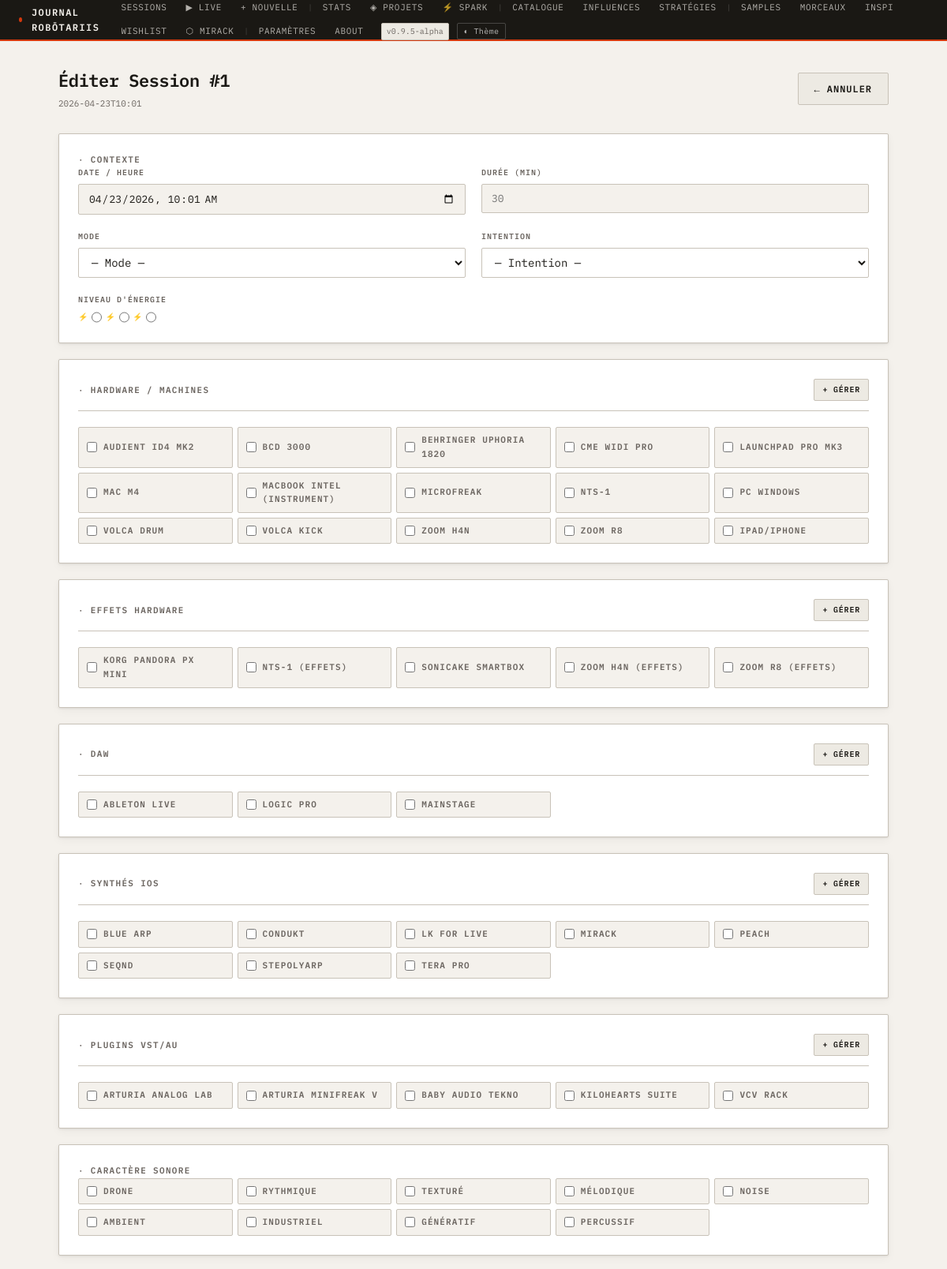
The page /session/1/edit (upper part) on the database its author committed.
### tables this page shows
CREATE TABLE catalogue (
            id INTEGER PRIMARY KEY AUTOINCREMENT,
            type TEXT NOT NULL,
            name TEXT NOT NULL,
            active INTEGER DEFAULT 1,
            notes TEXT,
            created_at TEXT DEFAULT CURRENT_TIMESTAMP
        );

### app.py (the view, shortened to what this page needs)
@app.route("/session/<int:sid>/edit", methods=["GET", "POST"])
def edit_session(sid):
    conn = get_db()
    session = conn.execute(
        "SELECT * FROM sessions WHERE id = ?", (sid,)
    ).fetchone()
    conn.close()
    if not session:
        return redirect(url_for("index"))
    cat = get_catalogue()
    conn2 = get_db()
    all_sessions = conn2.execute(
        "SELECT id, date, machines FROM sessions WHERE id != ? ORDER BY date DESC", (sid,)
    ).fetchall()
    projects = conn2.execute("SELECT * FROM projects ORDER BY title").fetchall()
    conn2.close()
    return render_template("edit.html",
                           session=session,
                           catalogue=cat,
                           item_types=ITEM_TYPES,
                           characters=CHARACTERS,
                           modes=MODES,
                           intentions=INTENTIONS,
                           influences=get_influences_active(),
                           all_sessions=all_sessions,
                           projects=projects,
                           version=VERSION)

### app.py (called while the page is built)
def get_config():
    if os.path.exists(CONFIG_PATH):
        try:
            with open(CONFIG_PATH, encoding="utf-8") as f:
                return json.load(f)
        except Exception:
            pass
    return {}

def get_db():
    conn = sqlite3.connect(DB_PATH)
    conn.row_factory = sqlite3.Row
    return conn

def get_catalogue():
    conn = get_db()
    rows = conn.execute(
        "SELECT * FROM catalogue WHERE active=1 ORDER BY type, name"
    ).fetchall()
    conn.close()
    result = {k: [] for k in ITEM_TYPES}
    for r in rows:
        if r["type"] in result:
            result[r["type"]].append(dict(r))
    return result

def get_influences_active():
    conn = get_db()
    rows = conn.execute(
        "SELECT * FROM influences WHERE active=1 ORDER BY name"
    ).fetchall()
    conn.close()
    return [dict(r) for r in rows]

@app.context_processor
def inject_globals():
    try:
        conn = get_db()
        live = conn.execute("SELECT id FROM live_session LIMIT 1").fetchone()
        conn.close()
        cfg = get_config()
        return {
            "has_live": live is not None,
            "obsidian_vault": cfg.get("obsidian_vault", ""),
        }
    except Exception:
        return {"has_live": False, "obsidian_vault": ""}

### templates/edit.html (shortened to what this page needs)
{% extends "base.html" %}
{% block content %}
{% set sel_machines   = (session.machines   or '').split(', ') %}
{% set sel_effects    = (session.effects    or '').split(', ') %}
{% set sel_daws       = (session.daws       or '').split(', ') %}
{% set sel_ios        = (session.synths_ios or '').split(', ') %}
{% set sel_plugins    = (session.plugins    or '').split(', ') %}
{% set sel_characters = (session.character  or '').split(', ') %}
{% set sel_influences = (session.influences or '').split(', ') %}
<div class="page-header">
    <div>
        <div class="page-title">Éditer Session #{{ session.id }}</div>
        <div class="page-subtitle">{{ session.date[:16] }}</div>
    </div>
    <a href="{{ url_for('view_session', sid=session.id) }}" class="btn btn-secondary">← Annuler</a>
</div>
<form method="POST" action="{{ url_for('edit_session', sid=session.id) }}" data-autosave>
<div class="card">
    <div class="card-title">∙ Contexte</div>
    <div class="form-grid">
        <div class="form-group">
            <label>Date / Heure</label>
            <input type="datetime-local" name="date" value="{{ session.date.replace(' ', 'T')[:16] if session.date else '' }}">
        </div>
        <div class="form-group">
            <label>Durée (min)</label>
            <input type="number" name="duration_min" value="{{ session.duration_min or '' }}" placeholder="30" min="1">
        </div>
        <div class="form-group">
            <label>Mode</label>
            <select name="mode">
                <option value="">— Mode —</option>
            </select>
        </div>
        <div class="form-group">
            <label>Intention</label>
            <select name="intention">
                <option value="">— Intention —</option>
            </select>
        </div>
        <div class="form-group full">
            <label>Niveau d'énergie</label>
            <div class="star-group">
                <input type="radio" name="energy_level" id="e3" value="3" {% if session.energy_level == 3 %}checked{% endif %}><label for="e3">⚡</label>
                <input type="radio" name="energy_level" id="e2" value="2" {% if session.energy_level == 2 %}checked{% endif %}><label for="e2">⚡</label>
                <input type="radio" name="energy_level" id="e1" value="1" {% if session.energy_level == 1 %}checked{% endif %}><label for="e1">⚡</label>
            </div>
        </div>
    </div>
</div>
<div class="card">
    <div class="card-header">
        <span class="card-title">∙ Hardware / Machines</span>
        <a href="{{ url_for('manage_catalogue') }}" class="btn btn-secondary btn-sm" target="_blank">+ Gérer</a>
    </div>
    <div class="check-grid">
        {% for item in catalogue.machine %}
        <label class="chk">
            <input type="checkbox" name="machines" value="{{ item.name }}" {% if item.name in sel_machines %}checked{% endif %}>
            <span>{{ item.name }}</span>
        </label>
        {% endfor %}
    </div>
</div>
<div class="card">
    <div class="card-header">
        <span class="card-title">∙ Effets Hardware</span>
        <a href="{{ url_for('manage_catalogue') }}" class="btn btn-secondary btn-sm" target="_blank">+ Gérer</a>
    </div>
    <div class="check-grid">
        {% for item in catalogue.effet %}
        <label class="chk">
            <input type="checkbox" name="effects" value="{{ item.name }}" {% if item.name in sel_effects %}checked{% endif %}>
            <span>{{ item.name }}</span>
        </label>
        {% endfor %}
    </div>
</div>
<div class="card">
    <div class="card-header">
        <span class="card-title">∙ DAW</span>
        <a href="{{ url_for('manage_catalogue') }}" class="btn btn-secondary btn-sm" target="_blank">+ Gérer</a>
    </div>
    <div class="check-grid">
        {% for item in catalogue.daw %}
        <label class="chk">
            <input type="checkbox" name="daws" value="{{ item.name }}" {% if item.name in sel_daws %}checked{% endif %}>
            <span>{{ item.name }}</span>
        </label>
        {% endfor %}
    </div>
</div>
<div class="card">
    <div class="card-header">
        <span class="card-title">∙ Synthés iOS</span>
        <a href="{{ url_for('manage_catalogue') }}" class="btn btn-secondary btn-sm" target="_blank">+ Gérer</a>
    </div>
    <div class="check-grid">
        {% for item in catalogue.synth_ios %}
        <label class="chk">
            <input type="checkbox" name="synths_ios" value="{{ item.name }}" {% if item.name in sel_ios %}checked{% endif %}>
            <span>{{ item.name }}</span>
        </label>
        {% endfor %}
    </div>
</div>
<div class="card">
    <div class="card-header">
        <span class="card-title">∙ Plugins VST/AU</span>
        <a href="{{ url_for('manage_catalogue') }}" class="btn btn-secondary btn-sm" target="_blank">+ Gérer</a>
    </div>
    <div class="check-grid">
        {% for item in catalogue.plugin %}
        <label class="chk">
            <input type="checkbox" name="plugins" value="{{ item.name }}" {% if item.name in sel_plugins %}checked{% endif %}>
            <span>{{ item.name }}</span>
        </label>
        {% endfor %}
    </div>
</div>
<div class="card">
    <div class="card-title">∙ Caractère sonore</div>
    <div class="check-grid">
        {% for c in characters %}
        <label class="chk">
            <input type="checkbox" name="character" value="{{ c }}" {% if c in sel_characters %}checked{% endif %}>
            <span>{{ c }}</span>
        </label>
        {% endfor %}
    </div>
</div>
</form>
{% endblock %}

### templates/base.html (style rules this page uses)
:root { --bg: #F4F1EC; --bg-alt: #EDEAE3; --surface: #FFFFFF; --border: #C8C2B8; --border-strong: #8A8278; --text: #1A1814; --text-muted: #6B6560; --accent: #D4380D; --accent-soft: #FFF1EE; --accent2: #2D4A6B; --accent2-soft: #EEF3F8; --success: #2D6A4F; --success-soft: #EDFAF3; --warning: #B45309; --warning-soft: #FFF8EE; --mono: 'IBM Plex Mono', monospace; --sans: 'IBM Plex Sans', sans-serif; --radius: 2px; --shadow: 0 1px 3px rgba(0,0,0,0.08), 0 4px 12px rgba(0,0,0,0.04); }
body { transition: background .2s, color .2s; }
.card, header, footer { transition: background .2s, border-color .2s; }
* { box-sizing: border-box; margin: 0; padding: 0; }
body { font-family: var(--sans); background: var(--bg); color: var(--text); font-size: 14px; line-height: 1.6; min-height: 100vh; }
.card { background: var(--surface); border: 1px solid var(--border); border-radius: var(--radius); padding: 24px; box-shadow: var(--shadow); margin-bottom: 20px; }
.card-header { display: flex; align-items: center; justify-content: space-between; margin-bottom: 20px; padding-bottom: 12px; border-bottom: 1px solid var(--border); }
.card-title { font-family: var(--mono); font-size: 11px; font-weight: 600; text-transform: uppercase; letter-spacing: 0.12em; color: var(--text-muted); }
.form-grid { display: grid; grid-template-columns: 1fr 1fr; gap: 20px; }
.form-group { display: flex; flex-direction: column; gap: 6px; }
.form-group.full { grid-column: 1 / -1; }
label { font-family: var(--mono); font-size: 10px; text-transform: uppercase; letter-spacing: 0.1em; color: var(--text-muted); font-weight: 600; }
input[type="text"], input[type="number"], input[type="datetime-local"], select, textarea { font-family: var(--mono); font-size: 13px; background: var(--bg); border: 1px solid var(--border); border-radius: var(--radius); padding: 9px 12px; color: var(--text); transition: border-color 0.15s; width: 100%; }
.check-grid { display: grid; grid-template-columns: repeat(auto-fill, minmax(180px, 1fr)); gap: 6px; }
.chk { display: flex; align-items: center; gap: 8px; padding: 7px 10px; border: 1px solid var(--border); border-radius: var(--radius); cursor: pointer; transition: all 0.15s; background: var(--bg); font-size: 11px; font-family: var(--mono); }
.chk input[type="checkbox"] { accent-color: var(--accent2); width: auto; }
.star-group { display: flex; gap: 4px; flex-direction: row-reverse; justify-content: flex-end; }
input, select, textarea { font-size: 14px; padding: 8px 12px; border: 1px solid var(--border); border-radius: var(--radius); background: var(--surface); color: var(--text); font-family: var(--mono); }
.btn { font-family: var(--mono); font-size: 12px; font-weight: 600; text-transform: uppercase; letter-spacing: 0.08em; padding: 10px 20px; border-radius: var(--radius); border: none; cursor: pointer; text-decoration: none; display: inline-flex; align-items: center; gap: 8px; transition: all 0.15s; }
.btn-secondary { background: var(--bg-alt); color: var(--text); border: 1px solid var(--border); }
.btn-sm { padding: 5px 10px; font-size: 10px; }
.page-header { margin-bottom: 28px; display: flex; align-items: center; justify-content: space-between; gap: 16px; }
.page-title { font-family: var(--mono); font-size: 22px; font-weight: 600; color: var(--text); letter-spacing: -0.02em; }
.page-subtitle { font-family: var(--mono); font-size: 11px; color: var(--text-muted); margin-top: 4px; }

### rows shown on the page
catalogue: name "AUDIENT ID4 MK2"
catalogue: name "BCD 3000"
catalogue: name "BEHRINGER UPHORIA 1820"
catalogue: name "CME WIDI PRO"
catalogue: name "LAUNCHPAD PRO MK3"
catalogue: name "MAC M4"
catalogue: name "MACBOOK INTEL (INSTRUMENT)"
catalogue: name "MICROFREAK"
catalogue: name "NTS-1"
catalogue: name "PC WINDOWS"
catalogue: name "VOLCA DRUM"
catalogue: name "VOLCA KICK"
catalogue: name "ZOOM H4N"
catalogue: name "ZOOM R8"
catalogue: name "IPAD/IPHONE"
catalogue: name "KORG PANDORA PX MINI"
catalogue: name "NTS-1 (EFFETS)"
catalogue: name "SONICAKE SMARTBOX"
catalogue: name "ZOOM H4N (EFFETS)"
catalogue: name "ZOOM R8 (EFFETS)"
catalogue: name "ABLETON LIVE"
catalogue: name "LOGIC PRO"
catalogue: name "MAINSTAGE"
catalogue: name "BLUE ARP"
catalogue: name "CONDUKT"
catalogue: name "LK FOR LIVE"
catalogue: name "MIRACK"
catalogue: name "PEACH"
catalogue: name "SEQND"
catalogue: name "STEPOLYARP"
catalogue: name "TERA PRO"
catalogue: name "ARTURIA ANALOG LAB"
catalogue: name "ARTURIA MINIFREAK V"
catalogue: name "BABY AUDIO TEKNO"
catalogue: name "KILOHEARTS SUITE"
catalogue: name "VCV RACK"

### other values the page prints
{{ version }} "0.9.5-alpha"
{{ session.id }} "1"
{{ session.date[:16] }} "2026-04-23T10:01"
{{ c }} "DRONE" "RYTHMIQUE" "TEXTURÉ" "MÉLODIQUE" "NOISE" "AMBIENT" "INDUSTRIEL" "GÉNÉRATIF" "PERCUSSIF"
